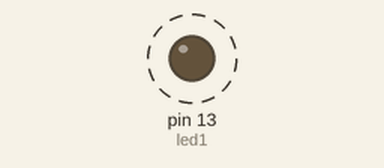
Simulated run of this sketch. Board: Arduino Uno, built with avr-gcc and run on an emulated ATmega328P. Parts: output pins drawn as LEDs (lit = HIGH). Dashed ring = blinking. What the sketch prints to the serial monitor is not drawn.

Above: at 0.5 s.
Timing chart, 0 to 4.6 s (numbered marks = the images above):
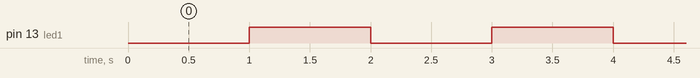

The sketch:

SimpleTimerLed1Segundo.ino
```cpp
#include <SimpleTimer.h>
volatile byte state = LOW;
const int led1 = 13;
const byte interruptPin = 2;

SimpleTimer firstTimer(1000);

void setup()
{
    Serial.begin(9600);
    pinMode(led1, OUTPUT);
}

void loop()
{
  digitalWrite(led1, state);
    if (firstTimer.isReady()) {            // Check is ready a first timer
        Serial.println("1 seconds have passed");
        state = !state;
        firstTimer.reset();
    }
}

void blink() {
  state = !state;
}
```

Measured:
- by itself, pin 13 (led1): alternates HIGH for 1.0 s and LOW for 1.0 s
